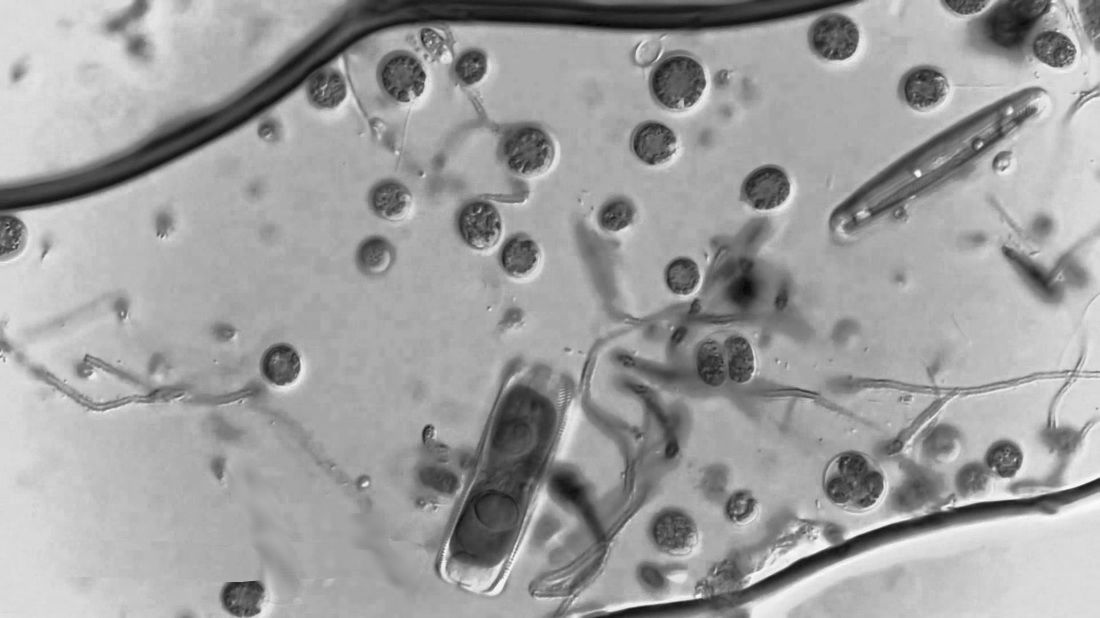
//> input picture pond_water_gray.png, 1100 x 618 px
$ ./detect   (built with g++ and OpenCV 4)
//> lines starting //> are read from the running program, lines starting //| are printed output that depends on the picture; after the words box and inside, x2 and y2 are one past the last pixel; in counts of white or black regions, pixels touching at a corner belong together
#include <opencv2/opencv.hpp>
#include <iostream>
#include <stdio.h>

using namespace cv;

int main(int argc, char const *argv[])
{
    CascadeClassifier blobCascade;
    if (!blobCascade.load("data/cascade.xml")) {
        printf("Failed to load blob cascade!");
    }

    Mat img = imread("pond_water_gray.png", IMREAD_COLOR);
//> img is the input picture: 618 rows x 1100 cols, CV_8UC3; min 3, max 252, mean 159

    std::vector<Rect> matches;
    Mat frame_gray;

    blobCascade.detectMultiScale(img, matches, 1.05, 50, 0 | CASCADE_SCALE_IMAGE, Size(24, 24), Size(100, 100));
//> matches = 44 Rects (x, y, width, height), first 8: [413, 11, 51, 51], [334, 30, 50, 50], [671, 15, 54, 54], [273, 86, 31, 31], [380, 88, 39, 39], [713, 87, 40, 40], [916, 95, 31, 31], [651, 89, 48, 48]

    for(size_t i=0; i < matches.size(); i++) {
        Rect match = matches[i];

        Point center(match.x + match.width/2, match.y + match.height/2);
        ellipse(img, center, Size(match.width / 2, match.height / 2), 0, 0, 360, Scalar(255, 0, 255), 4, 8, 0);
    }
//> this loop made 44 passes
//> (match, center) on passes 1 to 12: (Rect(413, 11, 51, 51), Point(438, 36)), (Rect(334, 30, 50, 50), Point(359, 55)), (Rect(671, 15, 54, 54), Point(698, 42)), (Rect(273, 86, 31, 31), Point(288, 101)), (Rect(380, 88, 39, 39), Point(399, 107)), (Rect(713, 87, 40, 40), Point(733, 107)), (Rect(916, 95, 31, 31), Point(931, 110)), (Rect(651, 89, 48, 48), Point(675, 113)), (Rect(919, 162, 55, 55), Point(946, 189)), (Rect(156, 147, 36, 36), Point(174, 165)), (Rect(452, 124, 39, 39), Point(471, 143)), (Rect(512, 156, 41, 41), Point(532, 176))
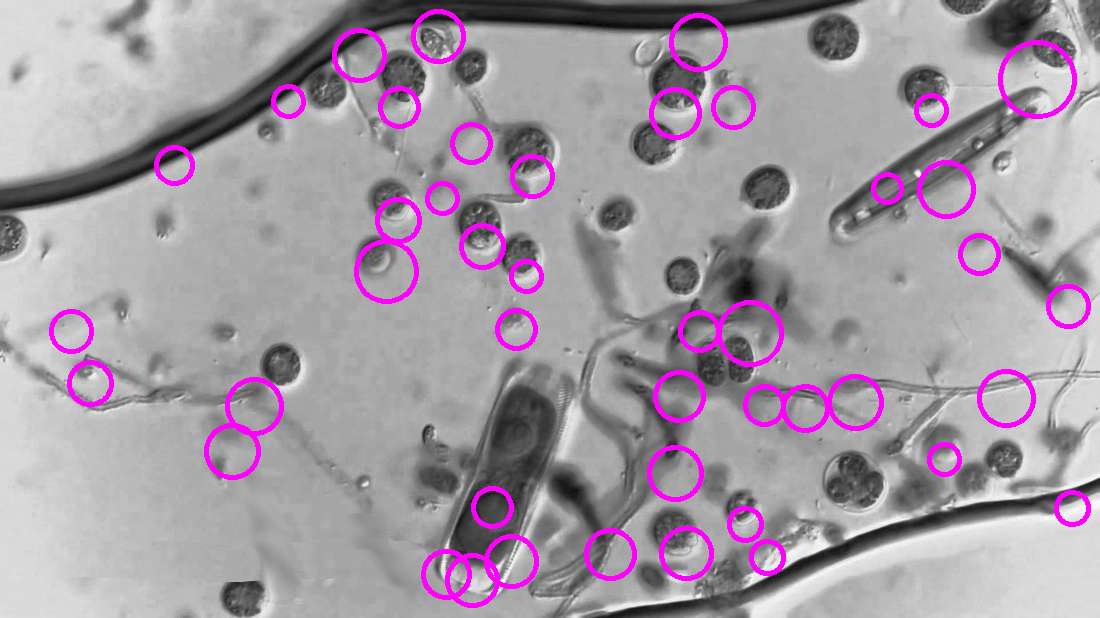
//> img: 618 rows x 1100 cols, CV_8UC3; 4.35% of pixels changed, all inside (x1, y1, x2, y2) = (49, 9, 1091, 608)

    imshow("Showing", img);

    waitKey();

    return 0;
}
